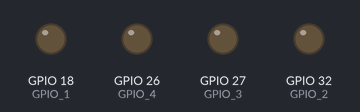
The sketch below on a simulated ESP32. On the bench: output pins drawn as LEDs (lit = HIGH). WiFi joins after 1.5 s; servers stay silent unless stated; what the sketch prints to the serial monitor is not drawn.

Above: at 0.3 s.
Timing chart, 0 to 1.8 s (numbered marks = the images above):
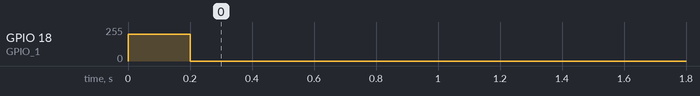

The sketch:

controle_variaveis.ino
```cpp
#include <WiFi.h>
#include <WebServer.h>
#include <ESPmDNS.h>
const char* WIFI_SSID="CTRL-FORGE";
const char* WIFI_PASS="12345678";
const char* DEVICE_NAME="robo-teste";
const bool STATION_MODE=false;
WebServer webServer(80);
void tarefaWeb(void*){for(;;){webServer.handleClient();delay(2);}}
void iniciarRede(){Serial.begin(115200);if(STATION_MODE){WiFi.mode(WIFI_STA);WiFi.setHostname(DEVICE_NAME);WiFi.begin(WIFI_SSID,WIFI_PASS);unsigned long inicio=millis();while(WiFi.status()!=WL_CONNECTED&&millis()-inicio<20000)delay(300);}else{WiFi.mode(WIFI_AP);if(strlen(WIFI_PASS)>=8)WiFi.softAP(WIFI_SSID,WIFI_PASS);else WiFi.softAP(WIFI_SSID);}MDNS.begin(DEVICE_NAME);MDNS.addService("http","tcp",80);webServer.on("/",[]{webServer.send(200,"text/plain; charset=utf-8","CTRL.FORGE BLOCKS: programa autonomo em execucao");});webServer.begin();Serial.print("Endereco: http://");Serial.print(DEVICE_NAME);Serial.println(".local");Serial.print("IP: ");Serial.println(STATION_MODE?WiFi.localIP():WiFi.softAPIP());xTaskCreatePinnedToCore(tarefaWeb,"web",4096,nullptr,1,nullptr,0);}

/*
 * teste_controle_variaveis.ino
 * Gerado por CTRL.FORGE BLOCKS V2
 * Controle independente dos motores com PWM de 0 a 255
 */

const int GPIO_1 = 18;
const int GPIO_2 = 32;
const int GPIO_3 = 27;
const int GPIO_4 = 26;

const int MOTOR_A_FRENTE = 18;
const int MOTOR_A_TRAS   = 32;
const int MOTOR_B_FRENTE = 27;
const int MOTOR_B_TRAS   = 26;

// Variáveis criadas nos blocos
long contador = 0;

void pararMotorA() {
  analogWrite(MOTOR_A_FRENTE, 0);
  analogWrite(MOTOR_A_TRAS, 0);
}

void pararMotorB() {
  analogWrite(MOTOR_B_FRENTE, 0);
  analogWrite(MOTOR_B_TRAS, 0);
}

void motorAFrente(int potencia) {
  potencia = constrain(potencia, 0, 255);
  analogWrite(MOTOR_A_TRAS, 0);
  analogWrite(MOTOR_A_FRENTE, potencia);
}

void motorATras(int potencia) {
  potencia = constrain(potencia, 0, 255);
  analogWrite(MOTOR_A_FRENTE, 0);
  analogWrite(MOTOR_A_TRAS, potencia);
}

void motorBFrente(int potencia) {
  potencia = constrain(potencia, 0, 255);
  analogWrite(MOTOR_B_TRAS, 0);
  analogWrite(MOTOR_B_FRENTE, potencia);
}

void motorBTras(int potencia) {
  potencia = constrain(potencia, 0, 255);
  analogWrite(MOTOR_B_FRENTE, 0);
  analogWrite(MOTOR_B_TRAS, potencia);
}

void setup() {
  iniciarRede();
  pinMode(GPIO_1, OUTPUT); pinMode(GPIO_2, OUTPUT);
  pinMode(GPIO_3, OUTPUT); pinMode(GPIO_4, OUTPUT);
  pararMotorA();
  pararMotorB();

  contador = 0;
}

void loop() {
  while (true) {
    for (int i_99u2x = 0; i_99u2x < 3; i_99u2x++) {
      contador += 1;
      if (contador < 5) {
        motorAFrente(200);
      } else {
        pararMotorA();
      }
      delay(50);
      // ciclo de teste
    }
  }
}
```

Measured:
- by itself, GPIO 18 (GPIO_1): 0/255 → 200/255 at 0.00 s, → 0/255 0.20 s later
